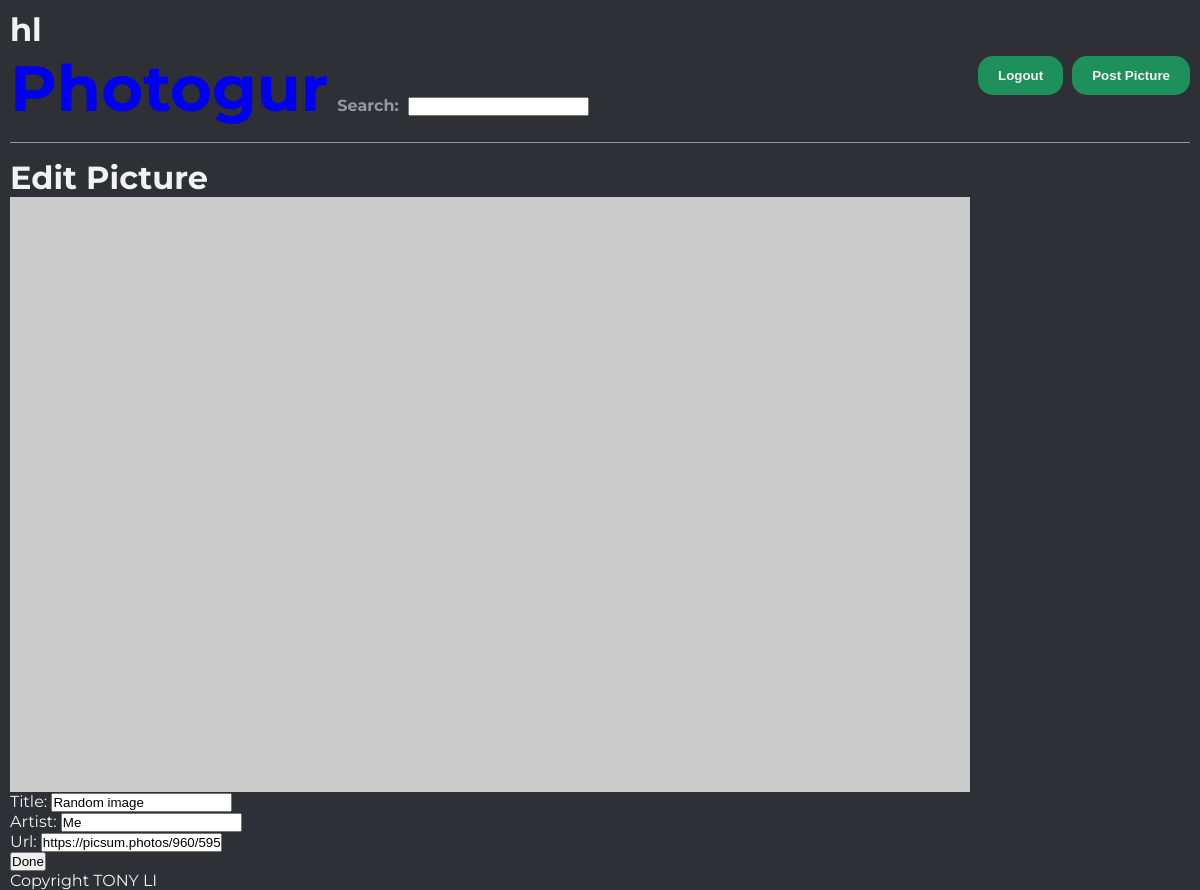
/pictures/5/edit (signed in), run on the app's committed database.
### photogur/models.py (models this page shows, shortened)
class Picture(models.Model):
    title = models.CharField(max_length=255)
    artist = models.CharField(max_length=255)
    url = models.CharField(max_length=255)
    user = models.ForeignKey(User, on_delete=models.CASCADE, related_name='pictures', default=1)

### photogur/views.py (the view)
# urls.py: path('pictures/<int:id>/edit', edit_picture, name='edit_picture'),
def edit_picture(request, id):
    picture = get_object_or_404(Picture, pk=id, user=request.user.pk)
    form = PictureForm(request.POST or None, instance=picture)
    if form.is_valid():
        picture = form.save(commit=False)
        picture.save()
        return HttpResponseRedirect('/pictures/')
    context = {
        'form': form,
        'picture': picture
    }
    return render(request, 'edit.html', context)

### photogur/forms.py
class PictureForm(ModelForm):
    class Meta:
        model = Picture
        fields = [
            'title',
            'artist',
            'url'
        ]

### photogur/templates/edit.html (shortened to what this page needs)
<h1>hl</h1>
{% extends 'base.html' %}
{% block content %}
<h1>Edit Picture</h1>
<img src="{{picture.url}}" alt="">
<form class="edit_picture" action="{% url 'edit_picture' id=picture.pk %}" method="post">
  {{ form.as_p }}
  <button type="submit" name="button">Done</button>
</form>
{% endblock %}

### photogur/static/css/main.css (style rules this page uses)
* { box-sizing: border-box; list-style: none; margin: 0; padding: 0; }
html { height: 100%; background: #2e3035; }
body { padding: 10px; font-family: 'Montserrat', sans-serif; position: relative; height: 100%; color: #f2f2f2; }

### data on the page
Picture: title "Random image", artist "Me", url "https://picsum.photos/960/595"
